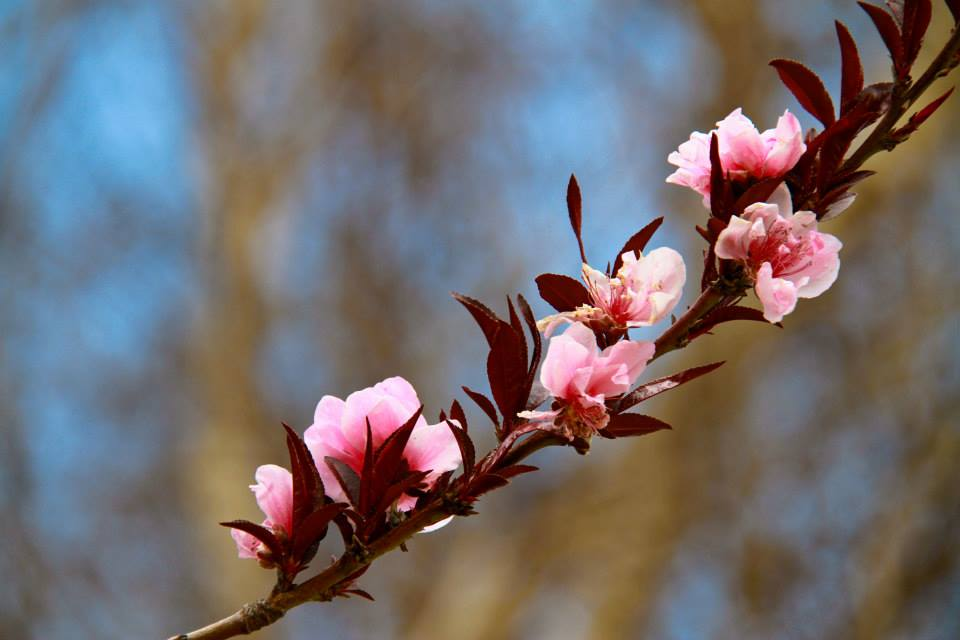
#> input picture cv_pillow_lab06/flowers_dallas.jpg, 960 x 640 px
$ jupyter execute enhance_image.ipynb
#> lines starting #> are read from the running program, lines starting #| are printed output that depends on the picture
## ImageEnhance 모듈이 존재 : 이미지를 개선시켜주는 모듈
## enhance() 메소드를 사용
 - 1) 색 균형 조정
 - 2) 이미지 음영 조정
 - 3) 이미지의 밝기 조정
 - 4) 이미지 선명도 조정

[cell 1]
# 색 균형(color banlance)

from PIL import Image
from PIL import ImageEnhance

def enhance_color(image_path, enhance_factor, output_path):
#> called with image_path = 'flowers_dallas.jpg', enhance_factor = 0.5, output_path = 'enhanced_flowers_dallas.jpg'
    image = Image.open(image_path)
#> image is the input picture: PIL image 960x640 RGB; mean R, G, B 114.7, 107.6, 109.1
    enhancer = ImageEnhance.Color(image)
    new_image = enhancer.enhance(enhance_factor)
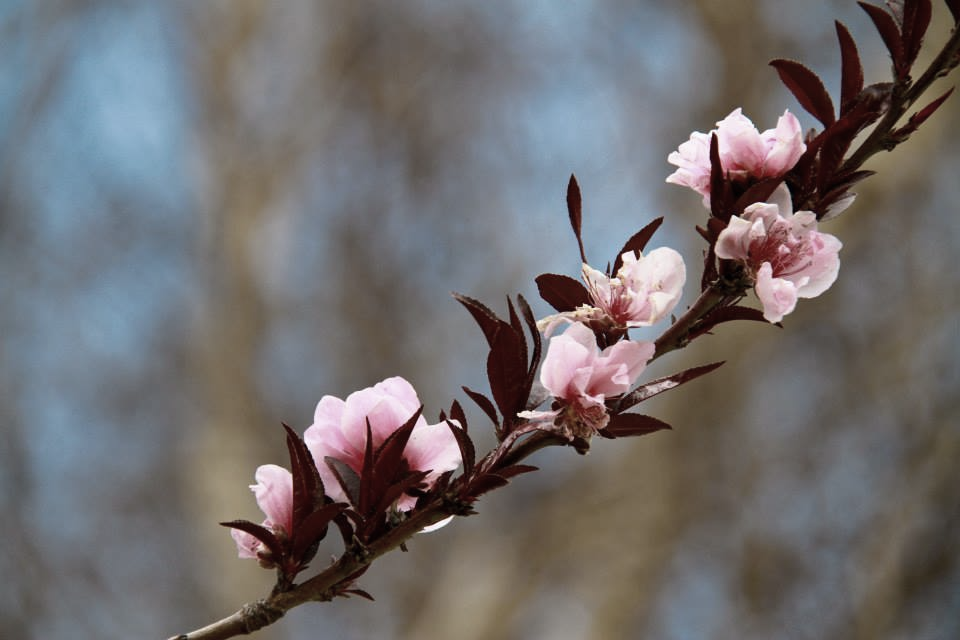
#> new_image: PIL image 960x640 RGB; mean R, G, B 112, 108.5, 109.2
    new_image.save(output_path)

# factor 값은 0.0~1.0 사이의 값을 갖는다.
if __name__ == "__main__":
    enhance_color("flowers_dallas.jpg", 0.5, "enhanced_flowers_dallas.jpg")

[cell 2]
# image contrast (명암 대비)

from PIL import Image
from PIL import ImageEnhance

def enhance_contrast(image_path, enhance_factor, output_path):
#> called with image_path = 'flowers_dallas.jpg', enhance_factor = 3, output_path = 'enhance_contrast_flowers_dallas.jpg'
    image = Image.open(image_path)
    enhancer = ImageEnhance.Contrast(image)
    new_image = enhancer.enhance(enhance_factor)
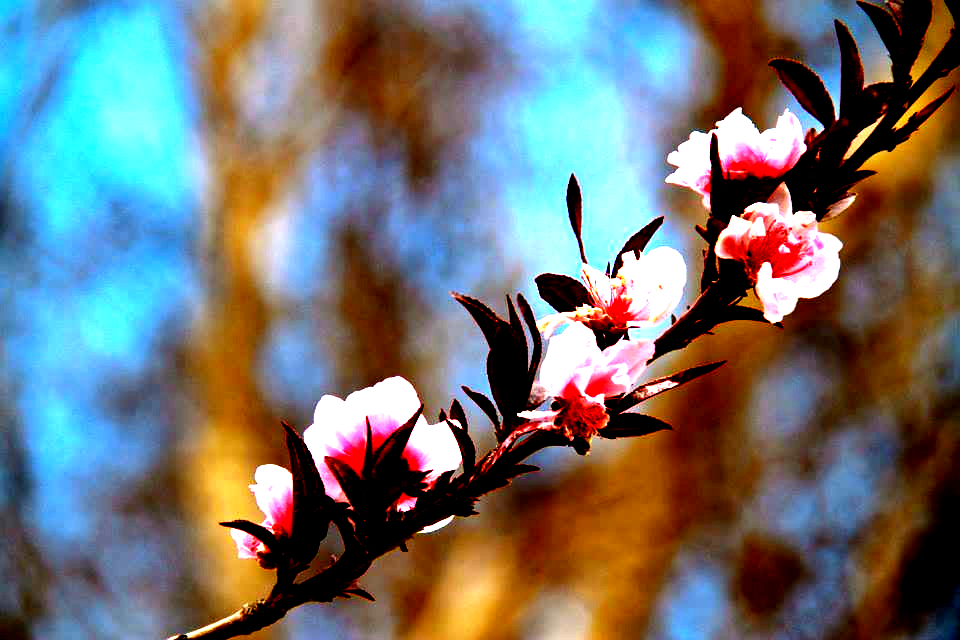
#> new_image: PIL image 960x640 RGB; mean R, G, B 114.8, 114.8, 113.5
    new_image.save(output_path)

# factor 값은 0.0~1.0 사이의 값을 갖는다.
if __name__ == "__main__":
    enhance_contrast("flowers_dallas.jpg", 3.0, "enhance_contrast_flowers_dallas.jpg")

[cell 3]
#Image Brightness (이미지 밝기)
from PIL import Image
from PIL import ImageEnhance

def enhance_brightness(image_path, enhance_factor, output_path):
#> called with image_path = 'flowers_dallas.jpg', enhance_factor = 3, output_path = 'enhance_brightness_flowers_dallas.jpg'
    image = Image.open(image_path)
    enhancer = ImageEnhance.Brightness(image)
    new_image = enhancer.enhance(enhance_factor)
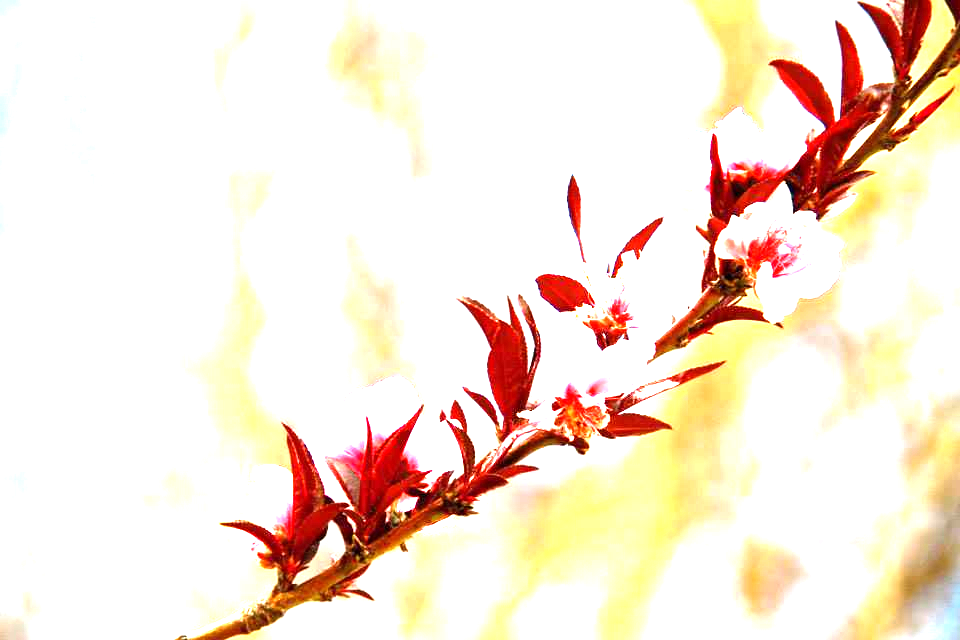
#> new_image: PIL image 960x640 RGB; mean R, G, B 247.1, 231.1, 216
    new_image.save(output_path)

# factor 값은 0.0~1.0 사이의 값을 갖는다.
if __name__ == "__main__":
    enhance_brightness("flowers_dallas.jpg", 3.0, "enhance_brightness_flowers_dallas.jpg")

[cell 4]
#Image sharpness (이미지 선명도)
from PIL import Image
from PIL import ImageEnhance

def enhance_sharpness(image_path, enhance_factor, output_path):
#> called with image_path = 'flowers_dallas.jpg', enhance_factor = 7, output_path = 'enhance_sharpness_flowers_dallas.jpg'
    image = Image.open(image_path)
    enhancer = ImageEnhance.Sharpness(image)
    new_image = enhancer.enhance(enhance_factor)
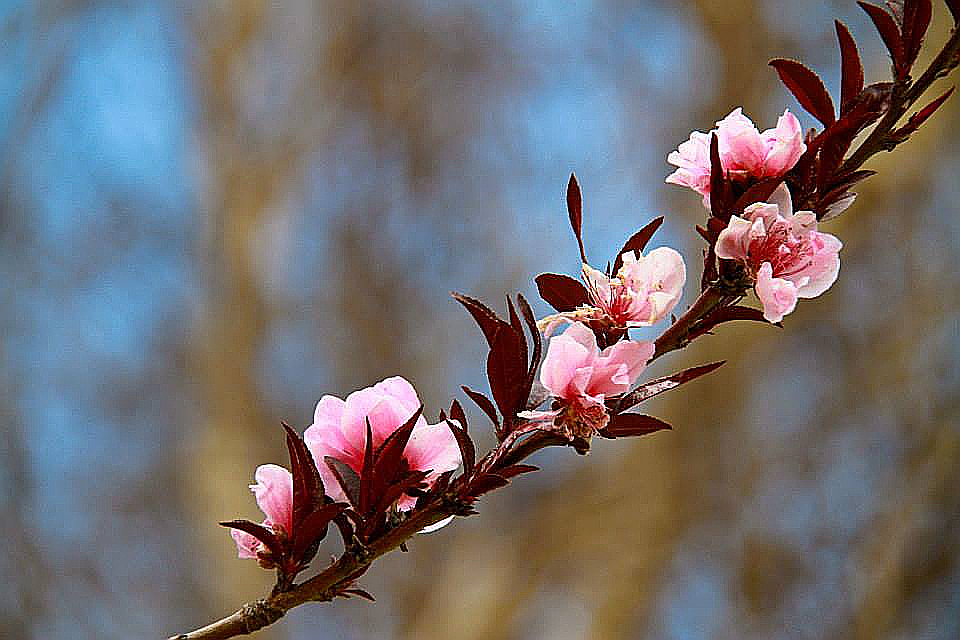
#> new_image: PIL image 960x640 RGB; mean R, G, B 114.4, 108.2, 109.8
    new_image.save(output_path)

# factor 값은 0.0~1.0 사이의 값을 갖는다.
if __name__ == "__main__":
    enhance_sharpness("flowers_dallas.jpg", 7.0, "enhance_sharpness_flowers_dallas.jpg")

$ run again, with cv_pillow_lab06/bridge.JPG copied over cv_pillow_lab06/flowers_dallas.jpg
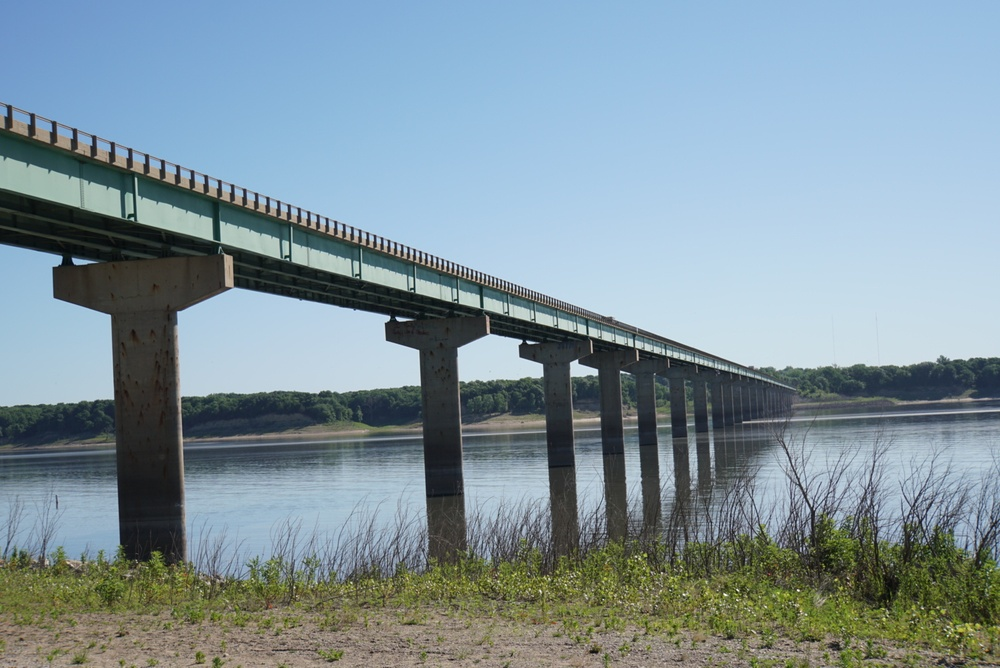
#> input picture cv_pillow_lab06/bridge.JPG, 1000 x 668 px, shrunk from 1616 x 1080 before the run
#> in enhance_color, image is the input picture: PIL image 1000x668 RGB; mean R, G, B 127.8, 147, 155.9
#> in enhance_brightness, `new_image = enhancer.enhance(enhance_factor)`:
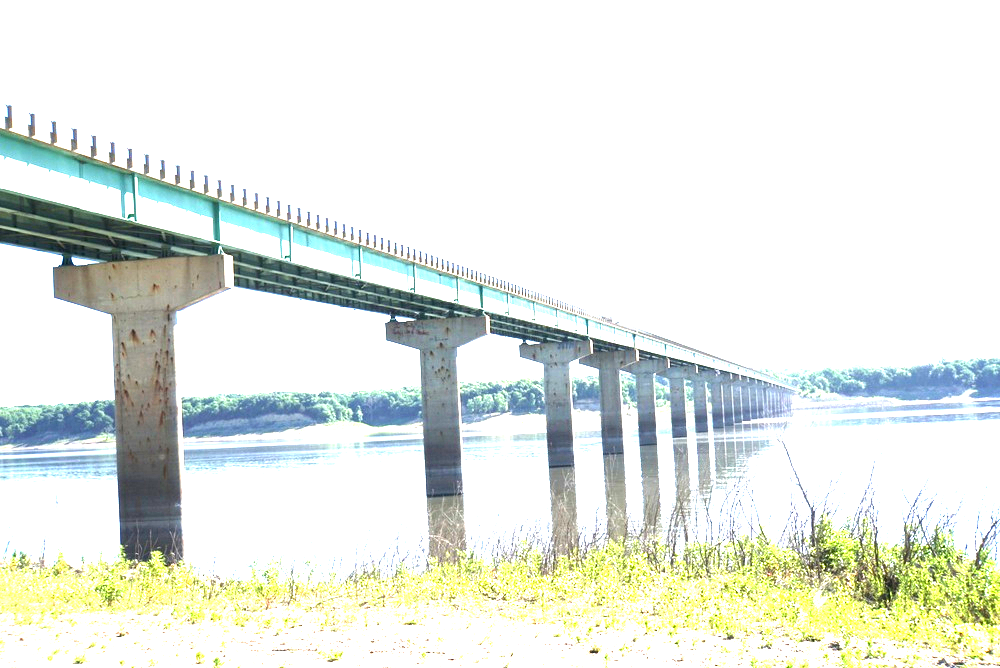
#> new_image: PIL image 1000x668 RGB; mean R, G, B 229, 234, 227
#> in enhance_sharpness, `new_image = enhancer.enhance(enhance_factor)`:
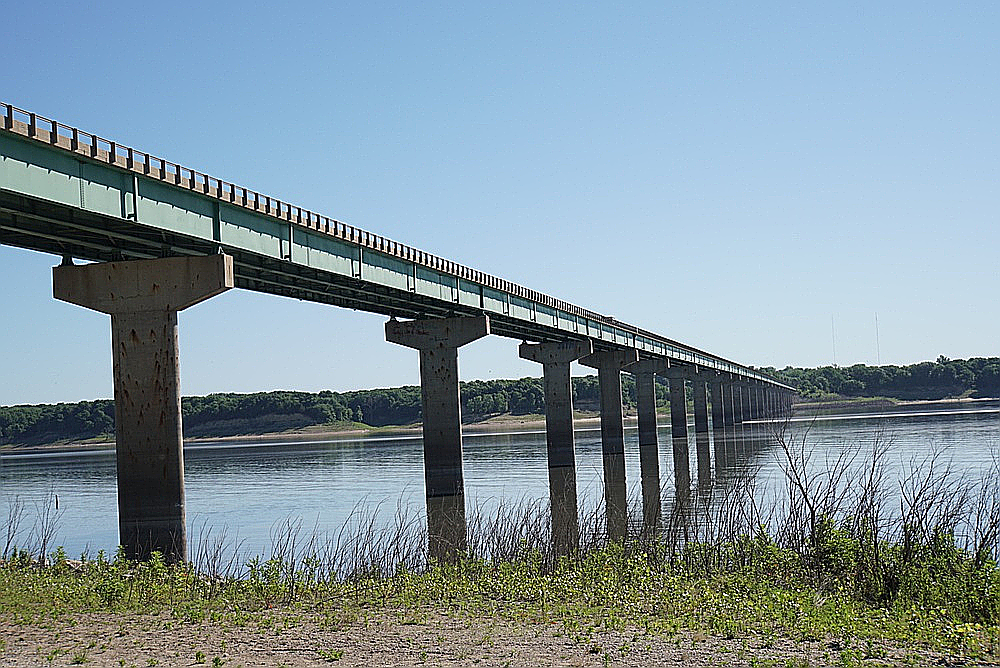
#> new_image: PIL image 1000x668 RGB; mean R, G, B 128.5, 147.3, 156.7

$ run again, with cv_pillow_lab06/butterfly.jpg copied over cv_pillow_lab06/flowers_dallas.jpg
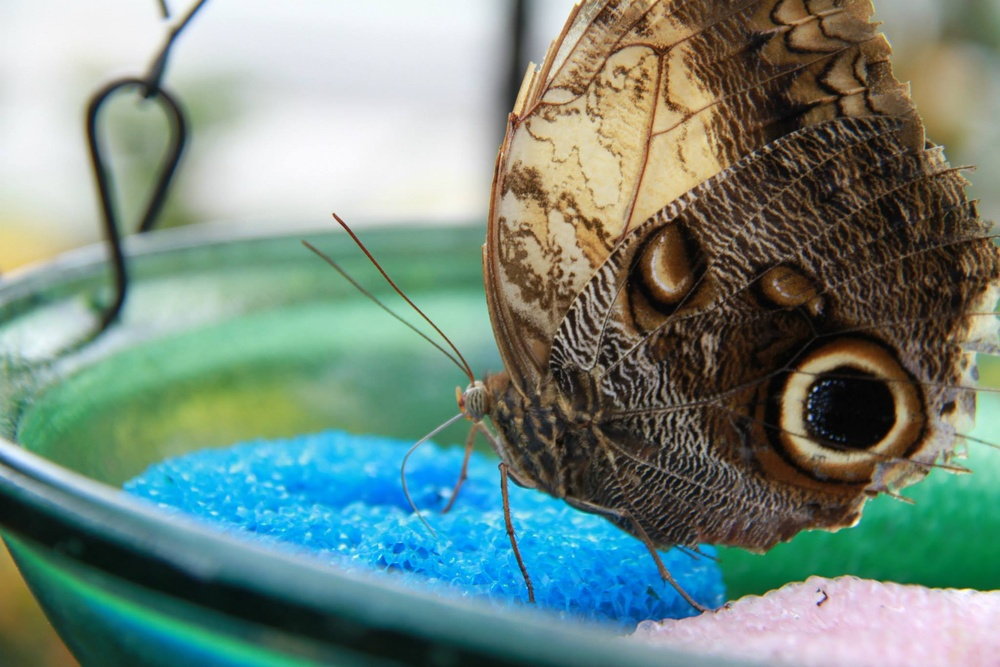
#> input picture cv_pillow_lab06/butterfly.jpg, 1000 x 667 px, shrunk from 2048 x 1366 before the run
#> in enhance_color, image is the input picture: PIL image 1000x667 RGB; mean R, G, B 115.3, 137.2, 127.2
#> in enhance_brightness, `new_image = enhancer.enhance(enhance_factor)`:
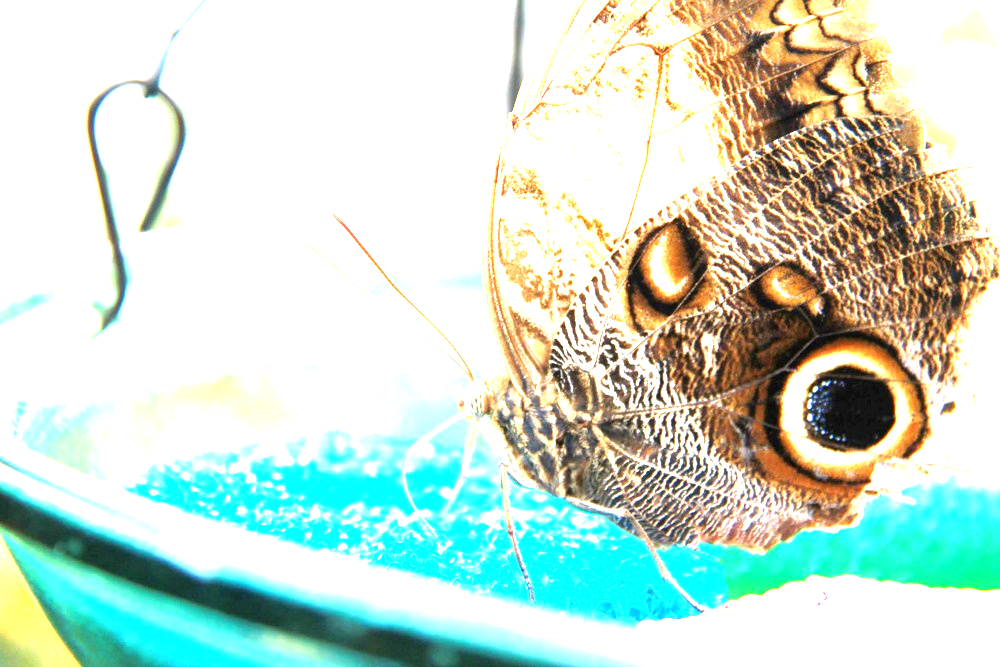
#> new_image: PIL image 1000x667 RGB; mean R, G, B 201.2, 221.7, 208.3
#> in enhance_sharpness, `new_image = enhancer.enhance(enhance_factor)`:
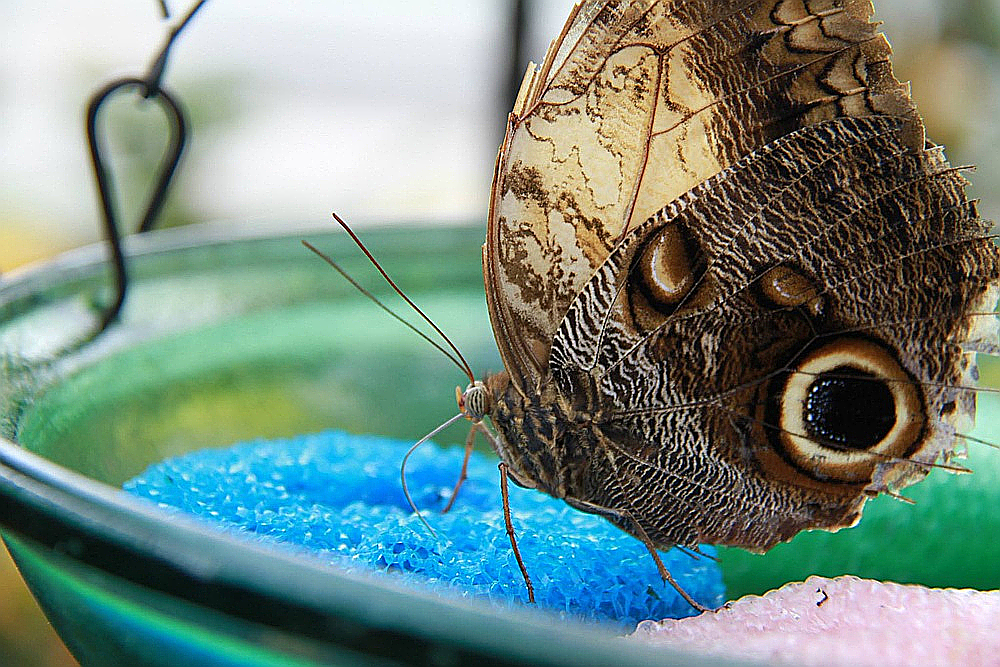
#> new_image: PIL image 1000x667 RGB; mean R, G, B 115.6, 137.5, 127.8
